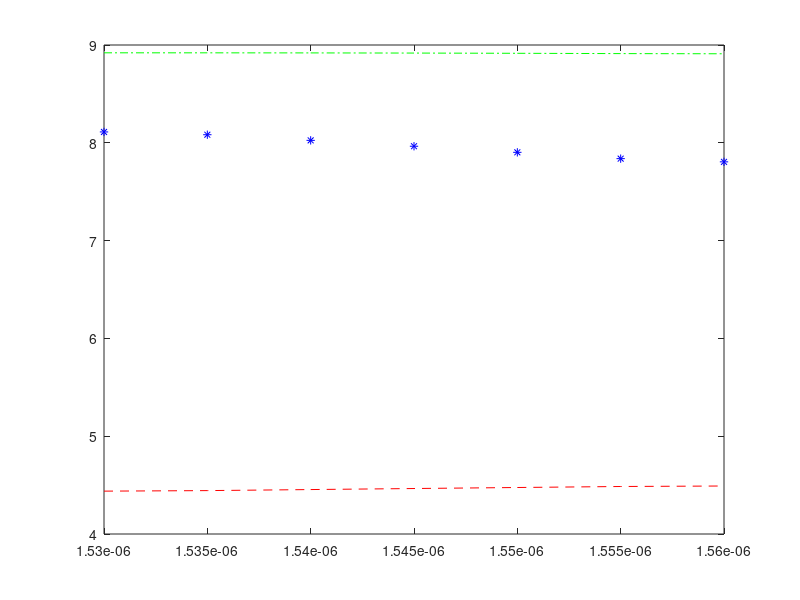

MATLAB code for this plot:
% This file is a demo file to give a propere understanding of how to calculate DMD for a given fiber.
% Here it is assumed that the refractive index for various wavelength is as given in the lines below.
% The code that is in coherance with the project is mentioned in DMGD.
clear all
clc
c_light=3e8;

neff01=[   1.455647207869456   1.455580094917766   1.455512869159531   1.455445529406786   1.455378074489678   1.455310503251355  1.455242814553594];
neff02=[   1.449805481118129   1.449711325548641   1.449617112582277  1.449522842982530   1.449428517560805   1.449334137178462  1.449239702746485];
neff11=[  1.453443783743546   1.453365118738167   1.453286330379795  1.453207417654514   1.453128379565323   1.453049215131801   1.452969923388575];
   
neff21=[ 1.450641373745368   1.450549156603567   1.450456827042651 1.450364384628057   1.450271828950490   1.450179159620803 1.450086376273249];
neff31=[   1.447418332976268   1.447314912911407   1.447211584336113   1.447108362612247   1.447005266554202   1.446902320453923 1.446799559541558];
 
wav=[1530 1535 1540 1545 1550 1555 1560]*1e-9;
wl_calc=1530e-9;
wl=1;
factor1=(neff11-neff01);
factor2=(gradient(neff11,wav)-gradient(neff01,wav));
DMD_11_01=1e+12.*((1/c_light).*factor1-(wav./c_light).*factor2)

factor1=(neff02-neff01);
factor2=(gradient(neff02,wav)-gradient(neff01,wav));
DMD_02_01=1e+12.*((1/c_light).*factor1-(wav./c_light).*factor2)

factor1=(neff21-neff01);
factor2=(gradient(neff21,wav)-gradient(neff01,wav));
DMD_21_01=1e+12.*((1/c_light).*factor1-(wav./c_light).*factor2)

plot(wav,DMD_11_01,'r--')
hold on
plot(wav,DMD_02_01,'b*')
hold on
plot(wav,DMD_21_01,'g-.')

% DMD_11_01 =[4.4383    4.4437    4.4545    4.4650    4.4755    4.4858    4.4909];
% 
% DMD_02_01 = [8.1110    8.0827    8.0249    7.9649    7.9026    7.8381  7.8052];
% 
% DMD_21_01 = [8.9202    8.9200    8.9192    8.9176    8.9153    8.9121  8.9103];


